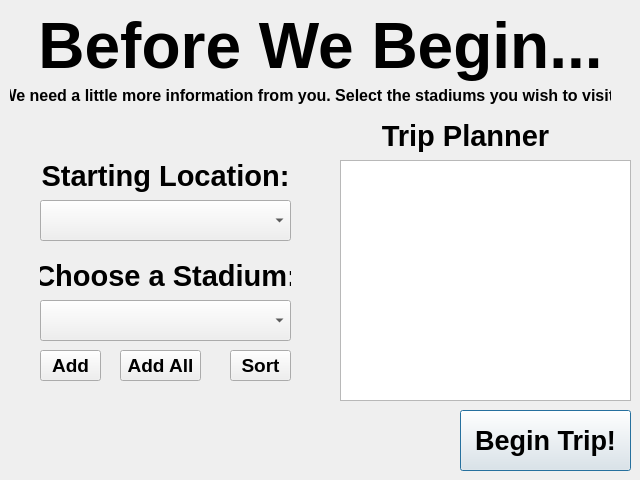
<?xml version="1.0" encoding="UTF-8"?>
<ui version="4.0">
 <class>CustomTripPage</class>
 <widget class="QDialog" name="CustomTripPage">
  <property name="geometry">
   <rect>
    <x>0</x>
    <y>0</y>
    <width>640</width>
    <height>480</height>
   </rect>
  </property>
  <property name="windowTitle">
   <string>Dialog</string>
  </property>
  <widget class="QLabel" name="Title">
   <property name="geometry">
    <rect>
     <x>20</x>
     <y>10</y>
     <width>601</width>
     <height>71</height>
    </rect>
   </property>
   <property name="font">
    <font>
     <pointsize>48</pointsize>
     <bold>true</bold>
    </font>
   </property>
   <property name="text">
    <string>Before We Begin...</string>
   </property>
   <property name="alignment">
    <set>Qt::AlignCenter</set>
   </property>
  </widget>
  <widget class="QLabel" name="Description">
   <property name="geometry">
    <rect>
     <x>10</x>
     <y>70</y>
     <width>601</width>
     <height>51</height>
    </rect>
   </property>
   <property name="font">
    <font>
     <pointsize>12</pointsize>
     <bold>true</bold>
    </font>
   </property>
   <property name="text">
    <string>We need a little more information from you. Select the stadiums you wish to visit!</string>
   </property>
   <property name="alignment">
    <set>Qt::AlignCenter</set>
   </property>
  </widget>
  <widget class="QLabel" name="TripPlannerText">
   <property name="geometry">
    <rect>
     <x>310</x>
     <y>110</y>
     <width>311</width>
     <height>51</height>
    </rect>
   </property>
   <property name="font">
    <font>
     <pointsize>22</pointsize>
     <bold>true</bold>
    </font>
   </property>
   <property name="text">
    <string>Trip Planner</string>
   </property>
   <property name="alignment">
    <set>Qt::AlignCenter</set>
   </property>
  </widget>
  <widget class="QPushButton" name="Trip_Button">
   <property name="geometry">
    <rect>
     <x>460</x>
     <y>410</y>
     <width>171</width>
     <height>61</height>
    </rect>
   </property>
   <property name="font">
    <font>
     <pointsize>20</pointsize>
     <bold>true</bold>
    </font>
   </property>
   <property name="text">
    <string>Begin Trip!</string>
   </property>
  </widget>
  <widget class="QComboBox" name="StartingLoc_Dropdown">
   <property name="geometry">
    <rect>
     <x>40</x>
     <y>200</y>
     <width>251</width>
     <height>41</height>
    </rect>
   </property>
  </widget>
  <widget class="QLabel" name="SL_Text">
   <property name="geometry">
    <rect>
     <x>40</x>
     <y>150</y>
     <width>251</width>
     <height>51</height>
    </rect>
   </property>
   <property name="font">
    <font>
     <pointsize>22</pointsize>
     <bold>true</bold>
    </font>
   </property>
   <property name="text">
    <string>Starting Location:</string>
   </property>
   <property name="alignment">
    <set>Qt::AlignCenter</set>
   </property>
  </widget>
  <widget class="QComboBox" name="Stadium_Dropdown">
   <property name="geometry">
    <rect>
     <x>40</x>
     <y>300</y>
     <width>251</width>
     <height>41</height>
    </rect>
   </property>
  </widget>
  <widget class="QLabel" name="S_Text">
   <property name="geometry">
    <rect>
     <x>40</x>
     <y>260</y>
     <width>251</width>
     <height>31</height>
    </rect>
   </property>
   <property name="font">
    <font>
     <pointsize>22</pointsize>
     <bold>true</bold>
    </font>
   </property>
   <property name="text">
    <string>Choose a Stadium:</string>
   </property>
   <property name="alignment">
    <set>Qt::AlignCenter</set>
   </property>
  </widget>
  <widget class="QPushButton" name="Add_Button">
   <property name="geometry">
    <rect>
     <x>40</x>
     <y>350</y>
     <width>61</width>
     <height>31</height>
    </rect>
   </property>
   <property name="font">
    <font>
     <pointsize>14</pointsize>
     <bold>true</bold>
    </font>
   </property>
   <property name="text">
    <string>Add</string>
   </property>
  </widget>
  <widget class="QListWidget" name="listWidget">
   <property name="geometry">
    <rect>
     <x>340</x>
     <y>160</y>
     <width>291</width>
     <height>241</height>
    </rect>
   </property>
  </widget>
  <widget class="QPushButton" name="Sort_Button">
   <property name="geometry">
    <rect>
     <x>230</x>
     <y>350</y>
     <width>61</width>
     <height>31</height>
    </rect>
   </property>
   <property name="font">
    <font>
     <pointsize>14</pointsize>
     <bold>true</bold>
    </font>
   </property>
   <property name="text">
    <string>Sort</string>
   </property>
  </widget>
  <widget class="QPushButton" name="Add_All_Button">
   <property name="geometry">
    <rect>
     <x>120</x>
     <y>350</y>
     <width>81</width>
     <height>31</height>
    </rect>
   </property>
   <property name="font">
    <font>
     <pointsize>14</pointsize>
     <bold>true</bold>
    </font>
   </property>
   <property name="text">
    <string>Add All</string>
   </property>
  </widget>
 </widget>
 <resources/>
 <connections/>
</ui>
